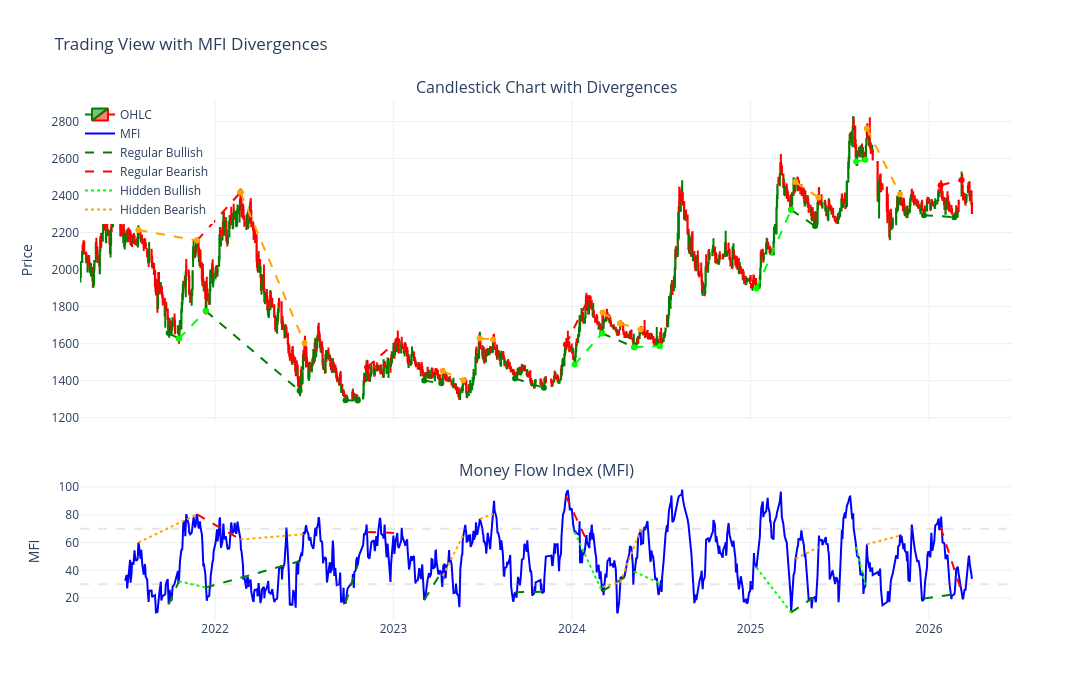

The notebook cell saved with this chart:
### Code cell
# Plot divergence lines on the chart
fig_div = make_subplots(
    rows=2, cols=1,
    shared_xaxes=True,
    vertical_spacing=0.12,
    row_heights=[0.7, 0.3],
    subplot_titles=("Candlestick Chart with Divergences", "Money Flow Index (MFI)")
)

# Add candlestick chart
fig_div.add_trace(
    go.Candlestick(
        x=df_plot['Date_str'],
        open=df_plot['Open'],
        high=df_plot['High'],
        low=df_plot['Low'],
        close=df_plot['Close'],
        name='OHLC',
        increasing_line_color='green',
        decreasing_line_color='red',
    ),
    row=1, col=1
)

# Add MFI
fig_div.add_trace(
    go.Scatter(
        x=df_plot['Date_str'],
        y=df_plot['mfi'],
        mode='lines',
        name='MFI',
        line=dict(color='blue', width=2)
      
    ),
    row=2, col=1
)

# Regular Bullish on PRICE
for p1, p2 in regular_bullish:
    fig_div.add_trace(
        go.Scatter(
            x=[df_plot['Date_str'].iloc[p1], df_plot['Date_str'].iloc[p2]],
            y=[df_plot['Close'].iloc[p1], df_plot['Close'].iloc[p2]],
            mode='lines+markers',
            line=dict(color='green', dash='dash', width=2),
            showlegend=False,
            hovertemplate='Regular Bullish<extra></extra>'
        ),
        row=1, col=1
    )

# Regular Bearish on PRICE
for p1, p2 in regular_bearish:
    fig_div.add_trace(
        go.Scatter(
            x=[df_plot['Date_str'].iloc[p1], df_plot['Date_str'].iloc[p2]],
            y=[df_plot['Close'].iloc[p1], df_plot['Close'].iloc[p2]],
            mode='lines+markers',
            line=dict(color='red', dash='dash', width=2),
            showlegend=False,
            hovertemplate='Regular Bearish<extra></extra>'
        ),
        row=1, col=1
    )

# Hidden Bullish on PRICE
for p1, p2 in hidden_bullish:
    fig_div.add_trace(
        go.Scatter(
            x=[df_plot['Date_str'].iloc[p1], df_plot['Date_str'].iloc[p2]],
            y=[df_plot['Close'].iloc[p1], df_plot['Close'].iloc[p2]],
            mode='lines+markers',
            line=dict(color='lime', dash='dash', width=2),
            showlegend=False,
            hovertemplate='Hidden Bullish<extra></extra>'
        ),
        row=1, col=1
    )

# Hidden Bearish on PRICE
for p1, p2 in hidden_bearish:
    fig_div.add_trace(
        go.Scatter(
            x=[df_plot['Date_str'].iloc[p1], df_plot['Date_str'].iloc[p2]],
            y=[df_plot['Close'].iloc[p1], df_plot['Close'].iloc[p2]],
            mode='lines+markers',
            line=dict(color='orange', dash='dash', width=2),
            showlegend=False,
            hovertemplate='Hidden Bearish<extra></extra>'
        ),
        row=1, col=1
    )

# Regular Bullish on MFI
for p1, p2 in regular_bullish:
    fig_div.add_trace(
        go.Scatter(
            x=[df_plot['Date_str'].iloc[p1], df_plot['Date_str'].iloc[p2]],
            y=[df_plot['mfi'].iloc[p1], df_plot['mfi'].iloc[p2]],
            mode='lines',
            line=dict(color='green', dash='dash', width=2),
            showlegend=False,
            hovertemplate='Regular Bullish<extra></extra>'
        ),
        row=2, col=1
    )

# Regular Bearish on MFI
for p1, p2 in regular_bearish:
    fig_div.add_trace(
        go.Scatter(
            x=[df_plot['Date_str'].iloc[p1], df_plot['Date_str'].iloc[p2]],
            y=[df_plot['mfi'].iloc[p1], df_plot['mfi'].iloc[p2]],
            mode='lines',
            line=dict(color='red', dash='dash', width=2),
            showlegend=False,
            hovertemplate='Regular Bearish<extra></extra>'
        ),
        row=2, col=1
    )

# Hidden Bullish on MFI
for p1, p2 in hidden_bullish:
    fig_div.add_trace(
        go.Scatter(
            x=[df_plot['Date_str'].iloc[p1], df_plot['Date_str'].iloc[p2]],
            y=[df_plot['mfi'].iloc[p1], df_plot['mfi'].iloc[p2]],
            mode='lines',
            line=dict(color='lime', dash='dot', width=2),
            showlegend=False,
            hovertemplate='Hidden Bullish<extra></extra>'
        ),
        row=2, col=1
    )

# Hidden Bearish on MFI
for p1, p2 in hidden_bearish:
    fig_div.add_trace(
        go.Scatter(
            x=[df_plot['Date_str'].iloc[p1], df_plot['Date_str'].iloc[p2]],
            y=[df_plot['mfi'].iloc[p1], df_plot['mfi'].iloc[p2]],
            mode='lines',
            line=dict(color='orange', dash='dot', width=2),
            showlegend=False,
            hovertemplate='Hidden Bearish<extra></extra>'
        ),
        row=2, col=1
    )

# Add overbought/oversold lines (faded)
fig_div.add_hline(y=70, line_dash="dash", line_color="rgba(128, 128, 128, 0.2)", row=2)
fig_div.add_hline(y=30, line_dash="dash", line_color="rgba(128, 128, 128, 0.2)", row=2)

# Add legend entries manually
fig_div.add_trace(go.Scatter(x=[None], y=[None], mode='lines', 
                         line=dict(color='green', dash='dash', width=2), 
                         name='Regular Bullish'), row=1, col=1)
fig_div.add_trace(go.Scatter(x=[None], y=[None], mode='lines', 
                         line=dict(color='red', dash='dash', width=2), 
                         name='Regular Bearish'), row=1, col=1)
fig_div.add_trace(go.Scatter(x=[None], y=[None], mode='lines', 
                         line=dict(color='lime', dash='dot', width=2), 
                         name='Hidden Bullish'), row=1, col=1)
fig_div.add_trace(go.Scatter(x=[None], y=[None], mode='lines', 
                         line=dict(color='orange', dash='dot', width=2), 
                         name='Hidden Bearish'), row=1, col=1)

# Update layout
fig_div.update_layout(
    height=700,
    width=1400,
    title_text="Trading View with MFI Divergences",
    xaxis_rangeslider_visible=False,
    hovermode='x unified',
    template='plotly_white',
    legend=dict(x=0, y=1)
)

fig_div.update_yaxes(title_text="Price", row=1, col=1)
fig_div.update_yaxes(title_text="MFI", row=2, col=1)

# Print summary
print(f"Regular Bullish Divergences: {len(regular_bullish)}")
print(f"Regular Bearish Divergences: {len(regular_bearish)}")
print(f"Hidden Bullish Divergences: {len(hidden_bullish)}")
print(f"Hidden Bearish Divergences: {len(hidden_bearish)}")

fig_div.show()

### Figure 1 — Plotly figure (JSON) as saved in the notebook; plotly's stock layout.template omitted (floating-point values rounded to 4 significant figures; data arrays with more than 128 entries replaced by an {"elided": "..."} marker saying what was removed)
{"data": [{"close": {"elided": "1158 float values"}, "decreasing": {"line": {"color": "red"}}, "high": {"elided": "1158 float values"}, "increasing": {"line": {"color": "green"}}, "low": {"elided": "1158 float values"}, "name": "OHLC", "open": {"elided": "1158 float values"}, "type": "candlestick", "x": {"elided": "1158 str values"}, "xaxis": "x", "yaxis": "y"}, {"line": {"color": "blue", "width": 2}, "mode": "lines", "name": "MFI", "type": "scatter", "x": {"elided": "1158 str values"}, "xaxis": "x2", "y": {"elided": "1158 float values"}, "yaxis": "y2"}, {"hovertemplate": "Regular Bullish<extra></extra>", "line": {"color": "green", "dash": "dash", "width": 2}, "mode": "lines+markers", "showlegend": false, "type": "scatter", "x": ["2021-09-28", "2021-10-19"], "xaxis": "x", "y": [1657.0, 1627.0], "yaxis": "y"}, {"hovertemplate": "Regular Bullish<extra></extra>", "line": {"color": "green", "dash": "dash", "width": 2}, "mode": "lines+markers", "showlegend": false, "type": "scatter", "x": ["2021-12-13", "2022-06-23"], "xaxis": "x", "y": [1776.0, 1346.0], "yaxis": "y"}, {"hovertemplate": "Regular Bullish<extra></extra>", "line": {"color": "green", "dash": "dash", "width": 2}, "mode": "lines+markers", "showlegend": false, "type": "scatter", "x": ["2022-09-25", "2022-10-20"], "xaxis": "x", "y": [1295.0, 1293.0], "yaxis": "y"}, {"hovertemplate": "Regular Bullish<extra></extra>", "line": {"color": "green", "dash": "dash", "width": 2}, "mode": "lines+markers", "showlegend": false, "type": "scatter", "x": ["2023-03-05", "2023-04-09"], "xaxis": "x", "y": [1400.0, 1387.0], "yaxis": "y"}, {"hovertemplate": "Regular Bullish<extra></extra>", "line": {"color": "green", "dash": "dash", "width": 2}, "mode": "lines+markers", "showlegend": false, "type": "scatter", "x": ["2023-09-07", "2023-11-05"], "xaxis": "x", "y": [1412.0, 1361.0], "yaxis": "y"}, {"hovertemplate": "Regular Bullish<extra></extra>", "line": {"color": "green", "dash": "dash", "width": 2}, "mode": "lines+markers", "showlegend": false, "type": "scatter", "x": ["2024-03-03", "2024-05-08"], "xaxis": "x", "y": [1656.0, 1580.0], "yaxis": "y"}, {"hovertemplate": "Regular Bullish<extra></extra>", "line": {"color": "green", "dash": "dash", "width": 2}, "mode": "lines+markers", "showlegend": false, "type": "scatter", "x": ["2025-03-25", "2025-05-13"], "xaxis": "x", "y": [2322.0, 2235.0], "yaxis": "y"}, {"hovertemplate": "Regular Bullish<extra></extra>", "line": {"color": "green", "dash": "dash", "width": 2}, "mode": "lines+markers", "showlegend": false, "type": "scatter", "x": ["2025-12-22", "2026-02-22"], "xaxis": "x", "y": [2294.0, 2283.0], "yaxis": "y"}, {"hovertemplate": "Regular Bearish<extra></extra>", "line": {"color": "red", "dash": "dash", "width": 2}, "mode": "lines+markers", "showlegend": false, "type": "scatter", "x": ["2021-11-25", "2022-02-22"], "xaxis": "x", "y": [2157.0, 2417.0], "yaxis": "y"}, {"hovertemplate": "Regular Bearish<extra></extra>", "line": {"color": "red", "dash": "dash", "width": 2}, "mode": "lines+markers", "showlegend": false, "type": "scatter", "x": ["2022-11-08", "2023-01-09"], "xaxis": "x", "y": [1472.0, 1615.0], "yaxis": "y"}, {"hovertemplate": "Regular Bearish<extra></extra>", "line": {"color": "red", "dash": "dash", "width": 2}, "mode": "lines+markers", "showlegend": false, "type": "scatter", "x": ["2023-12-20", "2024-02-05"], "xaxis": "x", "y": [1595.0, 1847.0], "yaxis": "y"}, {"hovertemplate": "Regular Bearish<extra></extra>", "line": {"color": "red", "dash": "dash", "width": 2}, "mode": "lines+markers", "showlegend": false, "type": "scatter", "x": ["2026-01-25", "2026-03-09"], "xaxis": "x", "y": [2456.0, 2484.0], "yaxis": "y"}, {"hovertemplate": "Hidden Bullish<extra></extra>", "line": {"color": "lime", "dash": "dash", "width": 2}, "mode": "lines+markers", "showlegend": false, "type": "scatter", "x": ["2021-10-19", "2021-12-13"], "xaxis": "x", "y": [1627.0, 1776.0], "yaxis": "y"}, {"hovertemplate": "Hidden Bullish<extra></extra>", "line": {"color": "lime", "dash": "dash", "width": 2}, "mode": "lines+markers", "showlegend": false, "type": "scatter", "x": ["2024-01-07", "2024-03-03"], "xaxis": "x", "y": [1487.0, 1656.0], "yaxis": "y"}, {"hovertemplate": "Hidden Bullish<extra></extra>", "line": {"color": "lime", "dash": "dash", "width": 2}, "mode": "lines+markers", "showlegend": false, "type": "scatter", "x": ["2024-05-08", "2024-06-30"], "xaxis": "x", "y": [1580.0, 1588.0], "yaxis": "y"}, {"hovertemplate": "Hidden Bullish<extra></extra>", "line": {"color": "lime", "dash": "dash", "width": 2}, "mode": "lines+markers", "showlegend": false, "type": "scatter", "x": ["2025-01-13", "2025-03-25"], "xaxis": "x", "y": [1897.0, 2322.0], "yaxis": "y"}, {"hovertemplate": "Hidden Bullish<extra></extra>", "line": {"color": "lime", "dash": "dash", "width": 2}, "mode": "lines+markers", "showlegend": false, "type": "scatter", "x": ["2025-08-05", "2025-08-24"], "xaxis": "x", "y": [2583.0, 2593.0], "yaxis": "y"}, {"hovertemplate": "Hidden Bearish<extra></extra>", "line": {"color": "orange", "dash": "dash", "width": 2}, "mode": "lines+markers", "showlegend": false, "type": "scatter", "x": ["2021-07-28", "2021-11-25"], "xaxis": "x", "y": [2214.0, 2157.0], "yaxis": "y"}, {"hovertemplate": "Hidden Bearish<extra></extra>", "line": {"color": "orange", "dash": "dash", "width": 2}, "mode": "lines+markers", "showlegend": false, "type": "scatter", "x": ["2022-02-22", "2022-07-03"], "xaxis": "x", "y": [2417.0, 1603.0], "yaxis": "y"}, {"hovertemplate": "Hidden Bearish<extra></extra>", "line": {"color": "orange", "dash": "dash", "width": 2}, "mode": "lines+markers", "showlegend": false, "type": "scatter", "x": ["2023-04-12", "2023-05-24"], "xaxis": "x", "y": [1452.0, 1402.0], "yaxis": "y"}, {"hovertemplate": "Hidden Bearish<extra></extra>", "line": {"color": "orange", "dash": "dash", "width": 2}, "mode": "lines+markers", "showlegend": false, "type": "scatter", "x": ["2023-06-27", "2023-07-24"], "xaxis": "x", "y": [1628.0, 1623.0], "yaxis": "y"}, {"hovertemplate": "Hidden Bearish<extra></extra>", "line": {"color": "orange", "dash": "dash", "width": 2}, "mode": "lines+markers", "showlegend": false, "type": "scatter", "x": ["2024-03-04", "2024-04-09"], "xaxis": "x", "y": [1768.0, 1709.0], "yaxis": "y"}, {"hovertemplate": "Hidden Bearish<extra></extra>", "line": {"color": "orange", "dash": "dash", "width": 2}, "mode": "lines+markers", "showlegend": false, "type": "scatter", "x": ["2024-04-09", "2024-05-21"], "xaxis": "x", "y": [1709.0, 1676.0], "yaxis": "y"}, {"hovertemplate": "Hidden Bearish<extra></extra>", "line": {"color": "orange", "dash": "dash", "width": 2}, "mode": "lines+markers", "showlegend": false, "type": "scatter", "x": ["2025-04-03", "2025-05-20"], "xaxis": "x", "y": [2472.0, 2390.0], "yaxis": "y"}, {"hovertemplate": "Hidden Bearish<extra></extra>", "line": {"color": "orange", "dash": "dash", "width": 2}, "mode": "lines+markers", "showlegend": false, "type": "scatter", "x": ["2025-08-27", "2025-11-03"], "xaxis": "x", "y": [2761.0, 2407.0], "yaxis": "y"}, {"hovertemplate": "Regular Bullish<extra></extra>", "line": {"color": "green", "dash": "dash", "width": 2}, "mode": "lines", "showlegend": false, "type": "scatter", "x": ["2021-09-28", "2021-10-19"], "xaxis": "x2", "y": [15.6, 32.23], "yaxis": "y2"}, {"hovertemplate": "Regular Bullish<extra></extra>", "line": {"color": "green", "dash": "dash", "width": 2}, "mode": "lines", "showlegend": false, "type": "scatter", "x": ["2021-12-13", "2022-06-23"], "xaxis": "x2", "y": [27.68, 46.6], "yaxis": "y2"}, {"hovertemplate": "Regular Bullish<extra></extra>", "line": {"color": "green", "dash": "dash", "width": 2}, "mode": "lines", "showlegend": false, "type": "scatter", "x": ["2022-09-25", "2022-10-20"], "xaxis": "x2", "y": [16.59, 44.06], "yaxis": "y2"}, {"hovertemplate": "Regular Bullish<extra></extra>", "line": {"color": "green", "dash": "dash", "width": 2}, "mode": "lines", "showlegend": false, "type": "scatter", "x": ["2023-03-05", "2023-04-09"], "xaxis": "x2", "y": [18.75, 38.58], "yaxis": "y2"}, {"hovertemplate": "Regular Bullish<extra></extra>", "line": {"color": "green", "dash": "dash", "width": 2}, "mode": "lines", "showlegend": false, "type": "scatter", "x": ["2023-09-07", "2023-11-05"], "xaxis": "x2", "y": [24.21, 24.67], "yaxis": "y2"}, {"hovertemplate": "Regular Bullish<extra></extra>", "line": {"color": "green", "dash": "dash", "width": 2}, "mode": "lines", "showlegend": false, "type": "scatter", "x": ["2024-03-03", "2024-05-08"], "xaxis": "x2", "y": [24.86, 39.16], "yaxis": "y2"}, {"hovertemplate": "Regular Bullish<extra></extra>", "line": {"color": "green", "dash": "dash", "width": 2}, "mode": "lines", "showlegend": false, "type": "scatter", "x": ["2025-03-25", "2025-05-13"], "xaxis": "x2", "y": [9.757, 21.19], "yaxis": "y2"}, {"hovertemplate": "Regular Bullish<extra></extra>", "line": {"color": "green", "dash": "dash", "width": 2}, "mode": "lines", "showlegend": false, "type": "scatter", "x": ["2025-12-22", "2026-02-22"], "xaxis": "x2", "y": [19.82, 22.9], "yaxis": "y2"}, {"hovertemplate": "Regular Bearish<extra></extra>", "line": {"color": "red", "dash": "dash", "width": 2}, "mode": "lines", "showlegend": false, "type": "scatter", "x": ["2021-11-25", "2022-02-22"], "xaxis": "x2", "y": [80.37, 62.31], "yaxis": "y2"}, {"hovertemplate": "Regular Bearish<extra></extra>", "line": {"color": "red", "dash": "dash", "width": 2}, "mode": "lines", "showlegend": false, "type": "scatter", "x": ["2022-11-08", "2023-01-09"], "xaxis": "x2", "y": [67.67, 66.84], "yaxis": "y2"}, {"hovertemplate": "Regular Bearish<extra></extra>", "line": {"color": "red", "dash": "dash", "width": 2}, "mode": "lines", "showlegend": false, "type": "scatter", "x": ["2023-12-20", "2024-02-05"], "xaxis": "x2", "y": [93.41, 58.2], "yaxis": "y2"}, {"hovertemplate": "Regular Bearish<extra></extra>", "line": {"color": "red", "dash": "dash", "width": 2}, "mode": "lines", "showlegend": false, "type": "scatter", "x": ["2026-01-25", "2026-03-09"], "xaxis": "x2", "y": [71.12, 24.47], "yaxis": "y2"}, {"hovertemplate": "Hidden Bullish<extra></extra>", "line": {"color": "lime", "dash": "dot", "width": 2}, "mode": "lines", "showlegend": false, "type": "scatter", "x": ["2021-10-19", "2021-12-13"], "xaxis": "x2", "y": [32.23, 27.68], "yaxis": "y2"}, {"hovertemplate": "Hidden Bullish<extra></extra>", "line": {"color": "lime", "dash": "dot", "width": 2}, "mode": "lines", "showlegend": false, "type": "scatter", "x": ["2024-01-07", "2024-03-03"], "xaxis": "x2", "y": [67.48, 24.86], "yaxis": "y2"}, {"hovertemplate": "Hidden Bullish<extra></extra>", "line": {"color": "lime", "dash": "dot", "width": 2}, "mode": "lines", "showlegend": false, "type": "scatter", "x": ["2024-05-08", "2024-06-30"], "xaxis": "x2", "y": [39.16, 30.54], "yaxis": "y2"}, {"hovertemplate": "Hidden Bullish<extra></extra>", "line": {"color": "lime", "dash": "dot", "width": 2}, "mode": "lines", "showlegend": false, "type": "scatter", "x": ["2025-01-13", "2025-03-25"], "xaxis": "x2", "y": [42.04, 9.757], "yaxis": "y2"}, {"hovertemplate": "Hidden Bullish<extra></extra>", "line": {"color": "lime", "dash": "dot", "width": 2}, "mode": "lines", "showlegend": false, "type": "scatter", "x": ["2025-08-05", "2025-08-24"], "xaxis": "x2", "y": [56.9, 29.1], "yaxis": "y2"}, {"hovertemplate": "Hidden Bearish<extra></extra>", "line": {"color": "orange", "dash": "dot", "width": 2}, "mode": "lines", "showlegend": false, "type": "scatter", "x": ["2021-07-28", "2021-11-25"], "xaxis": "x2", "y": [60.0, 80.37], "yaxis": "y2"}, {"hovertemplate": "Hidden Bearish<extra></extra>", "line": {"color": "orange", "dash": "dot", "width": 2}, "mode": "lines", "showlegend": false, "type": "scatter", "x": ["2022-02-22", "2022-07-03"], "xaxis": "x2", "y": [62.31, 66.11], "yaxis": "y2"}, {"hovertemplate": "Hidden Bearish<extra></extra>", "line": {"color": "orange", "dash": "dot", "width": 2}, "mode": "lines", "showlegend": false, "type": "scatter", "x": ["2023-04-12", "2023-05-24"], "xaxis": "x2", "y": [35.98, 65.4], "yaxis": "y2"}, {"hovertemplate": "Hidden Bearish<extra></extra>", "line": {"color": "orange", "dash": "dot", "width": 2}, "mode": "lines", "showlegend": false, "type": "scatter", "x": ["2023-06-27", "2023-07-24"], "xaxis": "x2", "y": [77.03, 80.73], "yaxis": "y2"}, {"hovertemplate": "Hidden Bearish<extra></extra>", "line": {"color": "orange", "dash": "dot", "width": 2}, "mode": "lines", "showlegend": false, "type": "scatter", "x": ["2024-03-04", "2024-04-09"], "xaxis": "x2", "y": [28.1, 31.4], "yaxis": "y2"}, {"hovertemplate": "Hidden Bearish<extra></extra>", "line": {"color": "orange", "dash": "dot", "width": 2}, "mode": "lines", "showlegend": false, "type": "scatter", "x": ["2024-04-09", "2024-05-21"], "xaxis": "x2", "y": [31.4, 69.17], "yaxis": "y2"}, {"hovertemplate": "Hidden Bearish<extra></extra>", "line": {"color": "orange", "dash": "dot", "width": 2}, "mode": "lines", "showlegend": false, "type": "scatter", "x": ["2025-04-03", "2025-05-20"], "xaxis": "x2", "y": [48.2, 56.72], "yaxis": "y2"}, {"hovertemplate": "Hidden Bearish<extra></extra>", "line": {"color": "orange", "dash": "dot", "width": 2}, "mode": "lines", "showlegend": false, "type": "scatter", "x": ["2025-08-27", "2025-11-03"], "xaxis": "x2", "y": [58.8, 64.97], "yaxis": "y2"}, {"line": {"color": "green", "dash": "dash", "width": 2}, "mode": "lines", "name": "Regular Bullish", "type": "scatter", "x": [null], "xaxis": "x", "y": [null], "yaxis": "y"}, {"line": {"color": "red", "dash": "dash", "width": 2}, "mode": "lines", "name": "Regular Bearish", "type": "scatter", "x": [null], "xaxis": "x", "y": [null], "yaxis": "y"}, {"line": {"color": "lime", "dash": "dot", "width": 2}, "mode": "lines", "name": "Hidden Bullish", "type": "scatter", "x": [null], "xaxis": "x", "y": [null], "yaxis": "y"}, {"line": {"color": "orange", "dash": "dot", "width": 2}, "mode": "lines", "name": "Hidden Bearish", "type": "scatter", "x": [null], "xaxis": "x", "y": [null], "yaxis": "y"}], "layout": {"annotations": [{"font": {"size": 16}, "showarrow": false, "text": "Candlestick Chart with Divergences", "x": 0.5, "xanchor": "center", "xref": "paper", "y": 1, "yanchor": "bottom", "yref": "paper"}, {"font": {"size": 16}, "showarrow": false, "text": "Money Flow Index (MFI)", "x": 0.5, "xanchor": "center", "xref": "paper", "y": 0.264, "yanchor": "bottom", "yref": "paper"}], "height": 700, "hovermode": "x unified", "legend": {"x": 0, "y": 1}, "shapes": [{"line": {"color": "rgba(128, 128, 128, 0.2)", "dash": "dash"}, "type": "line", "x0": 0, "x1": 1, "xref": "x2 domain", "y0": 70, "y1": 70, "yref": "y2"}, {"line": {"color": "rgba(128, 128, 128, 0.2)", "dash": "dash"}, "type": "line", "x0": 0, "x1": 1, "xref": "x2 domain", "y0": 30, "y1": 30, "yref": "y2"}], "title": {"text": "Trading View with MFI Divergences"}, "width": 1400, "xaxis": {"anchor": "y", "autorange": true, "domain": [0, 1], "matches": "x2", "range": ["2021-03-30 12:00", "2026-06-18 00:57:10.6153"], "rangeslider": {"visible": false, "yaxis": {}}, "showticklabels": false, "type": "date"}, "xaxis2": {"anchor": "y2", "autorange": true, "domain": [0, 1], "range": ["2021-03-30 12:00", "2026-06-18 00:57:10.6153"], "type": "date"}, "yaxis": {"anchor": "x", "autorange": true, "domain": [0.384, 1], "range": [1186.0, 2916.0], "title": {"text": "Price"}, "type": "linear"}, "yaxis2": {"anchor": "x2", "autorange": true, "domain": [0, 0.264], "range": [4.29, 103.1], "title": {"text": "MFI"}, "type": "linear"}}}
